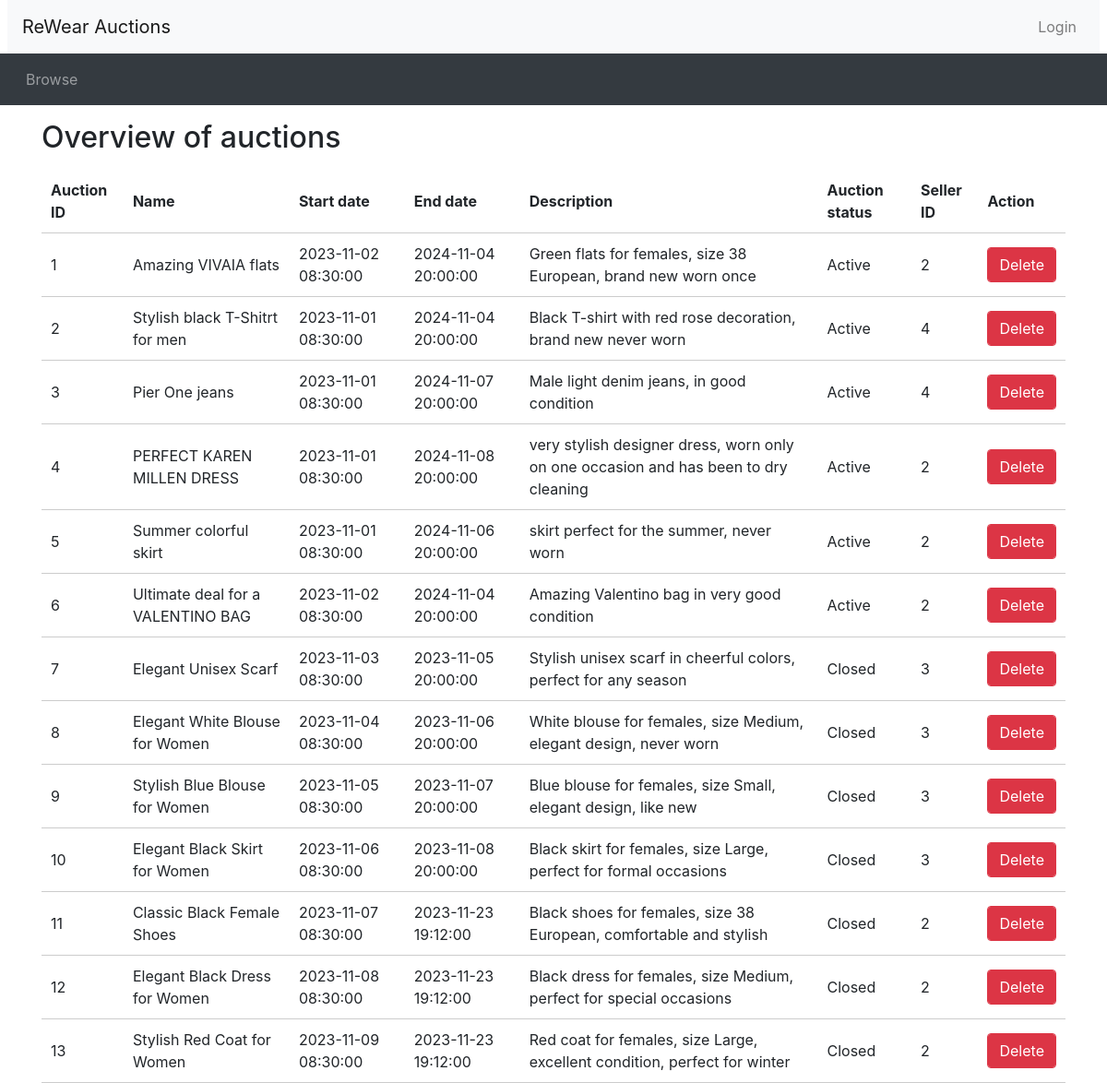
The page /admin_auction_overview.php on the database its author committed.
### tables this page shows
CREATE TABLE Auctions (
    auctionID INT(10) AUTO_INCREMENT,
    auctionStartDate DATETIME NOT NULL,
    auctionEndDate DATETIME NOT NULL,
    auctionStartingPrice DOUBLE(10,2) NOT NULL, 
    auctionReservePrice DOUBLE(10,2),
    auctionName VARCHAR(100) NOT NULL,
    auctionDescription VARCHAR(500),
    auctionPicture VARCHAR(100),
    sellerID INT(10) NOT NULL,
    categoryType VARCHAR(100),
    categoryColor VARCHAR(100),
    categoryGender VARCHAR(100),
    categorySize VARCHAR(100),
    ratingValue INT(1) CHECK (ratingValue >= 1 AND ratingValue <= 5),
    ratingText VARCHAR(500),
    winnerID INT(10),
    PRIMARY KEY(auctionID),
    FOREIGN KEY (sellerID) REFERENCES Users (userID) ON UPDATE CASCADE ON DELETE CASCADE,
    FOREIGN KEY (categoryType) REFERENCES CategoryClothsType (categoryType) ON UPDATE CASCADE ON DELETE RESTRICT,
    FOREIGN KEY (categoryColor) REFERENCES CategoryColorType (categoryColor) ON UPDATE CASCADE ON DELETE RESTRICT,
    FOREIGN KEY (categoryGender) REFERENCES categoryGenderType (categoryGender) ON UPDATE CASCADE ON DELETE RESTRICT,
    FOREIGN KEY (categorySize) REFERENCES categorySizeType (categorySize) ON UPDATE CASCADE ON DELETE RESTRICT,
    FOREIGN KEY (winnerID) REFERENCES Users (userID) ON UPDATE CASCADE ON DELETE SET NULL
);

### database_connection.php (called while the page is built, shortened)
<?php
function connect(){
    $configFile = 'Database_host.txt';
    $configData = file($configFile, FILE_IGNORE_NEW_LINES | FILE_SKIP_EMPTY_LINES);
    $dbConfig = [];
    foreach ($configData as $line) {
       list($key, $value) = explode('=', $line);
       $dbConfig[$key] = $value;
    }
    $connection = mysqli_connect($dbConfig['host'],
                                $dbConfig['username'],
                                $dbConfig['password'],
                                $dbConfig['DB_name']);
    return $connection;
}
function send_query($query){
    $connection = connect();
    $result = mysqli_query($connection, $query);
    return $result;
}
?>

### admin_auction_overview.php (the view, shortened to what this page needs)
<?php
include_once("header.php");
require("database_connection.php");
$query_auctions = "SELECT auctionID, auctionStartDate, auctionEndDate, auctionName, auctionDescription, sellerID FROM Auctions ";
$auctions = send_query($query_auctions);
$currentTime = date('Y-m-d H:i:s');
?>
<div class="container">
    <h2 class="my-3">Overview of auctions</h2>
    <table class="user-info-table">
        <thead>
            <tr>
                <th>Auction ID</th>
                <th>Name</th>
                <th>Start date</th>
                <th>End date</th>
                <th>Description</th>
                <th>Auction status</th>
                <th>Seller ID</th>
                <th>Action</th>
            </tr>
        </thead>
        <tbody>
            <?php foreach ($auctions as $auction): ?>
                <tr>
                    <td><?php echo $auction['auctionID']; ?></td>
                    <td><?php echo $auction['auctionName']; ?></td>
                    <td><?php echo $auction['auctionStartDate']; ?></td>
                    <td><?php echo $auction['auctionEndDate']; ?></td>
                    <td><?php echo $auction['auctionDescription']; ?></td>
                    <?php if ($currentTime >= $auction['auctionStartDate'] && $currentTime <= $auction['auctionEndDate']){
                        $auction_status = "Active";
                    } else {
                        $auction_status = "Closed";
                    } ?>
                    <td><?php echo $auction_status; ?></td>
                    <td><?php echo $auction['sellerID']; ?></td>
                    <td>
                        <form method="POST" action="admin_delete_auction.php">
                        <button type="submit" class="btn btn-danger form-control">Delete</button>
                        </form>
                    </td>
                </tr>
            <?php endforeach; ?>
        </tbody>
    </table>
</div>
<?php include_once("footer.php")?>

### admin_auction_overview.php (style rules this page uses)
.user-info-table th, .user-info-table td { padding: 10px; border-bottom: 1px solid #ccc; }

### rows shown on the page
auctions: auctionID "1", auctionName "Amazing VIVAIA flats", auctionStartDate "2023-11-02 08:30:00", auctionEndDate "2024-11-04 20:00:00", auctionDescription "Green flats for females, size 38 European, brand new worn once", auction_status "Active", sellerID "2"
auctions: auctionID "2", auctionName "Stylish black T-Shitrt for men", auctionStartDate "2023-11-01 08:30:00", auctionEndDate "2024-11-04 20:00:00", auctionDescription "Black T-shirt with red rose decoration, brand new never worn", auction_status "Active", sellerID "4"
auctions: auctionID "3", auctionName "Pier One jeans", auctionStartDate "2023-11-01 08:30:00", auctionEndDate "2024-11-07 20:00:00", auctionDescription "Male light denim jeans, in good condition", auction_status "Active", sellerID "4"
auctions: auctionID "4", auctionName "PERFECT KAREN MILLEN DRESS", auctionStartDate "2023-11-01 08:30:00", auctionEndDate "2024-11-08 20:00:00", auctionDescription "very stylish designer dress, worn only on one occasion and has been to dry cleaning", auction_status "Active", sellerID "2"
auctions: auctionID "5", auctionName "Summer colorful skirt", auctionStartDate "2023-11-01 08:30:00", auctionEndDate "2024-11-06 20:00:00", auctionDescription "skirt perfect for the summer, never worn", auction_status "Active", sellerID "2"
auctions: auctionID "6", auctionName "Ultimate deal for a VALENTINO BAG", auctionStartDate "2023-11-02 08:30:00", auctionEndDate "2024-11-04 20:00:00", auctionDescription "Amazing Valentino bag in very good condition", auction_status "Active", sellerID "2"
auctions: auctionID "7", auctionName "Elegant Unisex Scarf", auctionStartDate "2023-11-03 08:30:00", auctionEndDate "2023-11-05 20:00:00", auctionDescription "Stylish unisex scarf in cheerful colors, perfect for any season", auction_status "Closed", sellerID "3"
auctions: auctionID "8", auctionName "Elegant White Blouse for Women", auctionStartDate "2023-11-04 08:30:00", auctionEndDate "2023-11-06 20:00:00", auctionDescription "White blouse for females, size Medium, elegant design, never worn", auction_status "Closed", sellerID "3"
auctions: auctionID "9", auctionName "Stylish Blue Blouse for Women", auctionStartDate "2023-11-05 08:30:00", auctionEndDate "2023-11-07 20:00:00", auctionDescription "Blue blouse for females, size Small, elegant design, like new", auction_status "Closed", sellerID "3"
auctions: auctionID "10", auctionName "Elegant Black Skirt for Women", auctionStartDate "2023-11-06 08:30:00", auctionEndDate "2023-11-08 20:00:00", auctionDescription "Black skirt for females, size Large, perfect for formal occasions", auction_status "Closed", sellerID "3"
auctions: auctionID "11", auctionName "Classic Black Female Shoes", auctionStartDate "2023-11-07 08:30:00", auctionEndDate "2023-11-23 19:12:00", auctionDescription "Black shoes for females, size 38 European, comfortable and stylish", auction_status "Closed", sellerID "2"
auctions: auctionID "12", auctionName "Elegant Black Dress for Women", auctionStartDate "2023-11-08 08:30:00", auctionEndDate "2023-11-23 19:12:00", auctionDescription "Black dress for females, size Medium, perfect for special occasions", auction_status "Closed", sellerID "2"
auctions: auctionID "13", auctionName "Stylish Red Coat for Women", auctionStartDate "2023-11-09 08:30:00", auctionEndDate "2023-11-23 19:12:00", auctionDescription "Red coat for females, size Large, excellent condition, perfect for winter", auction_status "Closed", sellerID "2"
